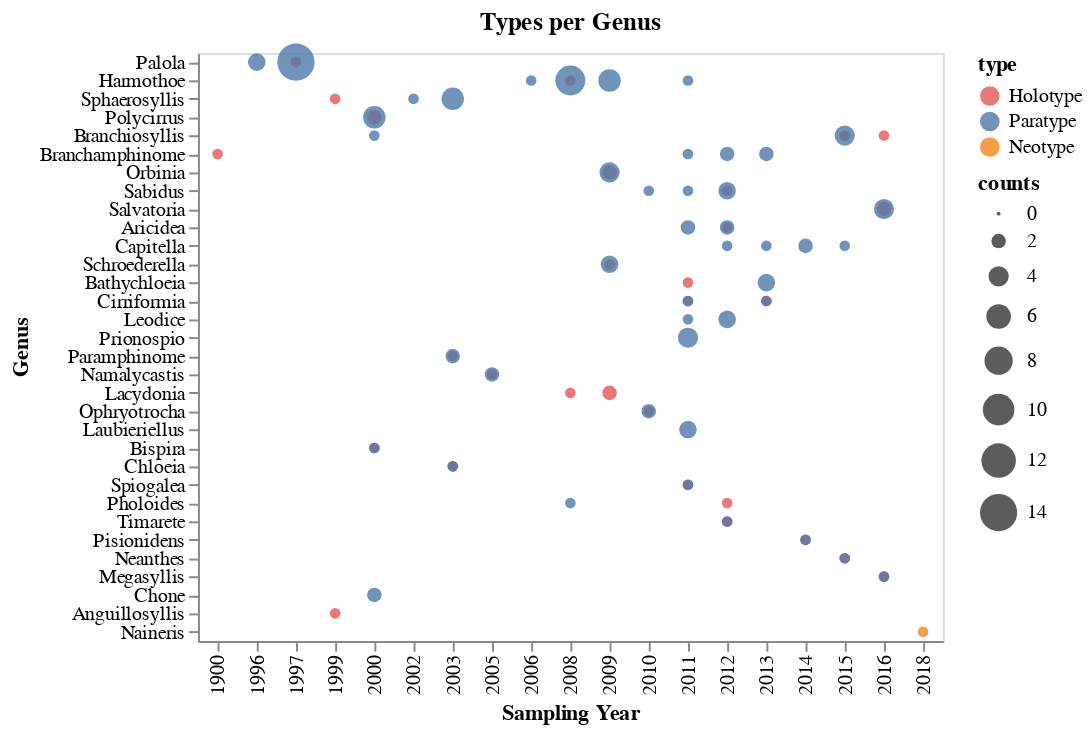

The notebook cell saved with this chart:
### Code cell
tipo = alt.Chart(temp, height=300, title='Types per Genus').mark_circle(opacity=0.8).encode(
    x = alt.X('start_year:O', title='Sampling Year'),
    y = alt.Y('genus:N', title= 'Genus',
              sort=alt.EncodingSortField('counts', op='sum', order='descending')),
    color= alt.Color('type:N', title='type', scale= alt.Scale(range=cores_padrao, domain=tipos)), 
    size= alt.Size('counts', scale=alt.Scale()),
    tooltip= [alt.Tooltip('type', title='type'),
              alt.Tooltip('start_year', title='start year'),
              alt.Tooltip('counts', title='counts')]
)

tipo.save('./graphs/tipo/tipos_por_genero.html')

tipo

### Figure 1 — Vega-Lite specification as saved in the notebook (floating-point values rounded to 4 significant figures)
{"config": {"view": {"continuousWidth": 400, "continuousHeight": 300}}, "data": {"name": "data-07fbbc72c91cc3fff5cc07ecf8777e8f"}, "mark": {"type": "circle", "opacity": 0.8}, "encoding": {"color": {"type": "nominal", "field": "type", "scale": {"domain": ["Holotype", "Paratype", "Neotype"], "range": ["#e45756", "#4c78a8", "#f58518"]}, "title": "type"}, "size": {"type": "quantitative", "field": "counts", "scale": {}}, "tooltip": [{"type": "nominal", "field": "type", "title": "type"}, {"type": "quantitative", "field": "start_year", "title": "start year"}, {"type": "quantitative", "field": "counts", "title": "counts"}], "x": {"type": "ordinal", "field": "start_year", "title": "Sampling Year"}, "y": {"type": "nominal", "field": "genus", "sort": {"field": "counts", "op": "sum", "order": "descending"}, "title": "Genus"}}, "height": 300, "title": "Types per Genus", "$schema": "https://vega.github.io/schema/vega-lite/v4.8.1.json", "datasets": {"data-07fbbc72c91cc3fff5cc07ecf8777e8f": [{"type": "Holotype", "start_year": 1900.0, "genus": "Branchamphinome", "counts": 1}, {"type": "Holotype", "start_year": 1997.0, "genus": "Palola", "counts": 1}, {"type": "Holotype", "start_year": 1999.0, "genus": "Anguillosyllis", "counts": 1}, {"type": "Holotype", "start_year": 1999.0, "genus": "Sphaerosyllis", "counts": 1}, {"type": "Holotype", "start_year": 2000.0, "genus": "Bispira", "counts": 1}, {"type": "Holotype", "start_year": 2000.0, "genus": "Polycirrus", "counts": 2}, {"type": "Holotype", "start_year": 2003.0, "genus": "Chloeia", "counts": 1}, {"type": "Holotype", "start_year": 2003.0, "genus": "Paramphinome", "counts": 1}, {"type": "Holotype", "start_year": 2005.0, "genus": "Namalycastis", "counts": 1}, {"type": "Holotype", "start_year": 2008.0, "genus": "Harmothoe", "counts": 1}, {"type": "Holotype", "start_year": 2008.0, "genus": "Lacydonia", "counts": 1}, {"type": "Holotype", "start_year": 2009.0, "genus": "Lacydonia", "counts": 2}, {"type": "Holotype", "start_year": 2009.0, "genus": "Orbinia", "counts": 2}, {"type": "Holotype", "start_year": 2009.0, "genus": "Schroederella", "counts": 1}, {"type": "Holotype", "start_year": 2010.0, "genus": "Ophryotrocha", "counts": 1}, {"type": "Holotype", "start_year": 2011.0, "genus": "Bathychloeia", "counts": 1}, {"type": "Holotype", "start_year": 2011.0, "genus": "Cirriformia", "counts": 1}, {"type": "Holotype", "start_year": 2011.0, "genus": "Spiogalea", "counts": 1}, {"type": "Holotype", "start_year": 2012.0, "genus": "Aricidea", "counts": 1}, {"type": "Holotype", "start_year": 2012.0, "genus": "Pholoides", "counts": 1}, {"type": "Holotype", "start_year": 2012.0, "genus": "Sabidus", "counts": 1}, {"type": "Holotype", "start_year": 2012.0, "genus": "Timarete", "counts": 1}, {"type": "Holotype", "start_year": 2013.0, "genus": "Cirriformia", "counts": 1}, {"type": "Holotype", "start_year": 2014.0, "genus": "Pisionidens", "counts": 1}, {"type": "Holotype", "start_year": 2015.0, "genus": "Branchiosyllis", "counts": 1}, {"type": "Holotype", "start_year": 2015.0, "genus": "Neanthes", "counts": 1}, {"type": "Holotype", "start_year": 2016.0, "genus": "Branchiosyllis", "counts": 1}, {"type": "Holotype", "start_year": 2016.0, "genus": "Megasyllis", "counts": 1}, {"type": "Holotype", "start_year": 2016.0, "genus": "Salvatoria", "counts": 2}, {"type": "Neotype", "start_year": 2018.0, "genus": "Naineris", "counts": 1}, {"type": "Paratype", "start_year": 1996.0, "genus": "Palola", "counts": 3}, {"type": "Paratype", "start_year": 1997.0, "genus": "Palola", "counts": 14}, {"type": "Paratype", "start_year": 2000.0, "genus": "Bispira", "counts": 1}, {"type": "Paratype", "start_year": 2000.0, "genus": "Branchiosyllis", "counts": 1}, {"type": "Paratype", "start_year": 2000.0, "genus": "Chone", "counts": 2}, {"type": "Paratype", "start_year": 2000.0, "genus": "Polycirrus", "counts": 5}, {"type": "Paratype", "start_year": 2002.0, "genus": "Sphaerosyllis", "counts": 1}, {"type": "Paratype", "start_year": 2003.0, "genus": "Chloeia", "counts": 1}, {"type": "Paratype", "start_year": 2003.0, "genus": "Paramphinome", "counts": 2}, {"type": "Paratype", "start_year": 2003.0, "genus": "Sphaerosyllis", "counts": 5}, {"type": "Paratype", "start_year": 2005.0, "genus": "Namalycastis", "counts": 2}, {"type": "Paratype", "start_year": 2006.0, "genus": "Harmothoe", "counts": 1}, {"type": "Paratype", "start_year": 2008.0, "genus": "Harmothoe", "counts": 9}, {"type": "Paratype", "start_year": 2008.0, "genus": "Pholoides", "counts": 1}, {"type": "Paratype", "start_year": 2009.0, "genus": "Harmothoe", "counts": 5}, {"type": "Paratype", "start_year": 2009.0, "genus": "Orbinia", "counts": 4}, {"type": "Paratype", "start_year": 2009.0, "genus": "Schroederella", "counts": 3}, {"type": "Paratype", "start_year": 2010.0, "genus": "Ophryotrocha", "counts": 2}, {"type": "Paratype", "start_year": 2010.0, "genus": "Sabidus", "counts": 1}, {"type": "Paratype", "start_year": 2011.0, "genus": "Aricidea", "counts": 2}, {"type": "Paratype", "start_year": 2011.0, "genus": "Branchamphinome", "counts": 1}, {"type": "Paratype", "start_year": 2011.0, "genus": "Cirriformia", "counts": 1}, {"type": "Paratype", "start_year": 2011.0, "genus": "Harmothoe", "counts": 1}, {"type": "Paratype", "start_year": 2011.0, "genus": "Laubieriellus", "counts": 3}, {"type": "Paratype", "start_year": 2011.0, "genus": "Leodice", "counts": 1}, {"type": "Paratype", "start_year": 2011.0, "genus": "Prionospio", "counts": 4}, {"type": "Paratype", "start_year": 2011.0, "genus": "Sabidus", "counts": 1}, {"type": "Paratype", "start_year": 2011.0, "genus": "Spiogalea", "counts": 1}, {"type": "Paratype", "start_year": 2012.0, "genus": "Aricidea", "counts": 2}, {"type": "Paratype", "start_year": 2012.0, "genus": "Branchamphinome", "counts": 2}, {"type": "Paratype", "start_year": 2012.0, "genus": "Capitella", "counts": 1}, {"type": "Paratype", "start_year": 2012.0, "genus": "Leodice", "counts": 3}, {"type": "Paratype", "start_year": 2012.0, "genus": "Sabidus", "counts": 3}, {"type": "Paratype", "start_year": 2012.0, "genus": "Timarete", "counts": 1}, {"type": "Paratype", "start_year": 2013.0, "genus": "Bathychloeia", "counts": 3}, {"type": "Paratype", "start_year": 2013.0, "genus": "Branchamphinome", "counts": 2}, {"type": "Paratype", "start_year": 2013.0, "genus": "Capitella", "counts": 1}, {"type": "Paratype", "start_year": 2013.0, "genus": "Cirriformia", "counts": 1}, {"type": "Paratype", "start_year": 2014.0, "genus": "Capitella", "counts": 2}, {"type": "Paratype", "start_year": 2014.0, "genus": "Pisionidens", "counts": 1}, {"type": "Paratype", "start_year": 2015.0, "genus": "Branchiosyllis", "counts": 4}, {"type": "Paratype", "start_year": 2015.0, "genus": "Capitella", "counts": 1}, {"type": "Paratype", "start_year": 2015.0, "genus": "Neanthes", "counts": 1}, {"type": "Paratype", "start_year": 2016.0, "genus": "Megasyllis", "counts": 1}, {"type": "Paratype", "start_year": 2016.0, "genus": "Salvatoria", "counts": 4}]}}
